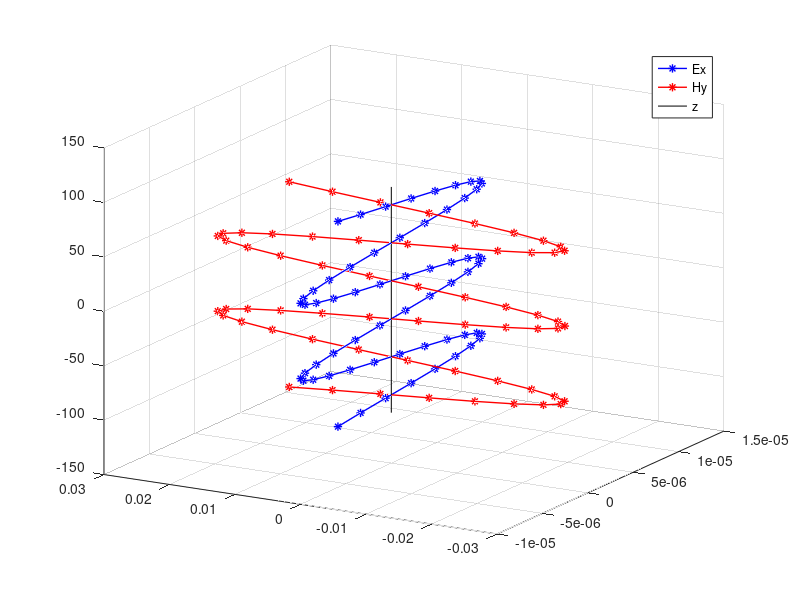

MATLAB code for this plot:
clc,clear,close all
%% Askisi3

z=-30*pi:pi:30*pi; x=z; y=z;
[X,Y,Z] = meshgrid(x,y,z);

E_abs = 10^(-5);
H_abs = -0.0265;

Ex = E_abs.*exp(-1j*2.09*Z);
Ey = 0*Ex; Ez = 0*Ex; 
Hy = H_abs.*exp(-1j*2.09*Z);

Eplot = 0*z; Hplot = 0*z;

for ii = 1:length(z)
    Eplot(ii) = Ex(1,1,ii);
    Hplot(ii) = Hy(1,1,ii);
end

axis_z = linspace(-33*pi, 33*pi, 2);

d_phi = 0;
dir = '+';

figure();
plot3(Eplot, y*0, z, 'b*-','linewidth',1), hold on
plot3(x*0, Hplot, z, 'r*-','linewidth',1), hold on
plot3(0*axis_z, 0*axis_z, axis_z, 'k')
grid on , view(-60,20)
legend('Ex', 'Hy', 'z');

